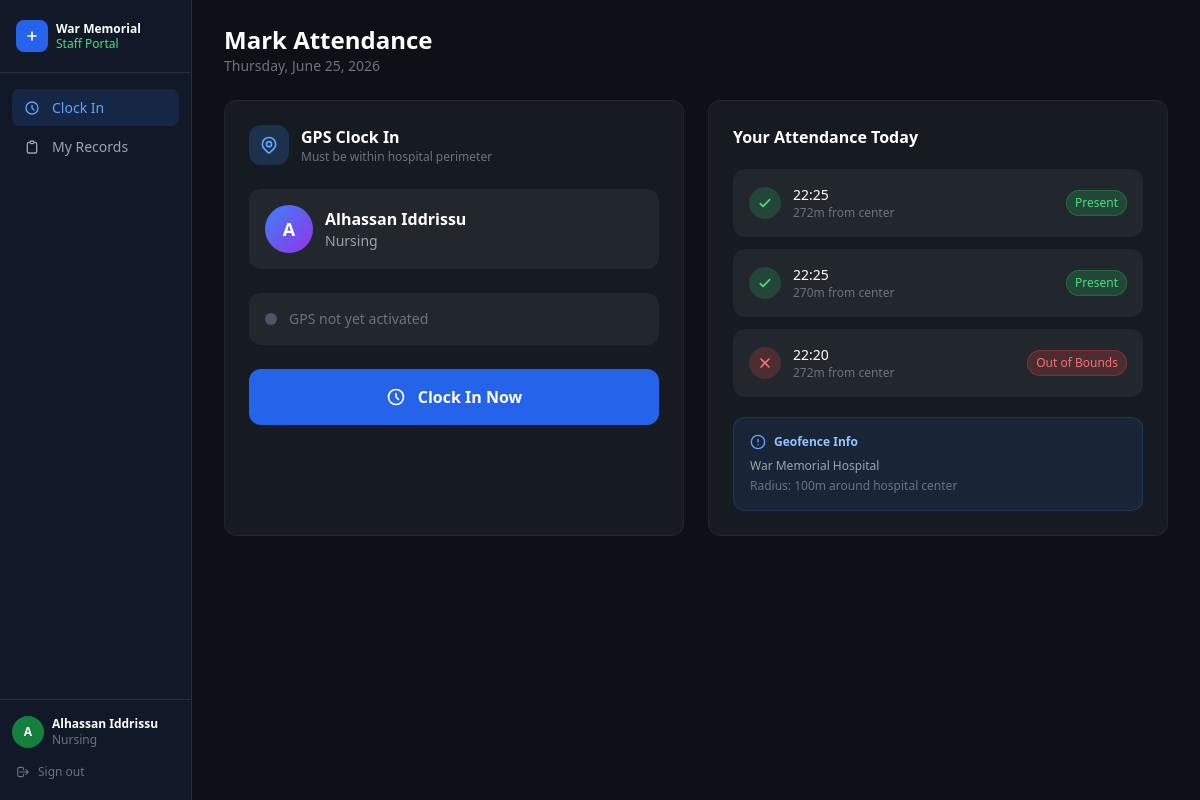
Screenshot of /clock-in/ (signed in) with the database file from the repository.
### core/models.py (models this page shows, shortened)
class Profile(models.Model):
    DEPARTMENTS = [
        ('ADMIN', 'Administration'),
        ('NURSING', 'Nursing'),
        ('MEDICAL', 'Medical/Doctors'),
        ('LAB', 'Laboratory'),
        ('PHARMACY', 'Pharmacy'),
        ('OTHER', 'Support Staff'),
    ]
    user = models.OneToOneField(User, on_delete=models.CASCADE)
    department = models.CharField(max_length=20, choices=DEPARTMENTS)

class AttendanceRecord(models.Model):
    staff = models.ForeignKey(User, on_delete=models.CASCADE)
    timestamp = models.DateTimeField(auto_now_add=True)
    status = models.CharField(max_length=20)  # "Present" or "Out of Bounds"
    distance_from_center = models.FloatField(help_text="Distance in meters")

class HospitalBranch(models.Model):
    name = models.CharField(max_length=100, default="War Memorial Hospital")
    latitude = models.FloatField()
    longitude = models.FloatField()
    radius_meters = models.PositiveIntegerField(default=200)

### core/views.py (the view, shortened to what this page needs)
# urls.py: path('clock-in/', views.mark_attendance, name='mark_attendance'),
@login_required
def mark_attendance(request):
    today = date.today()
    today_records = AttendanceRecord.objects.filter(
        staff=request.user, timestamp__date=today
    ).order_by('-timestamp')
    return render(request, 'core/clock_in.html', {
        'today': today,
        'today_records': today_records,
        'hospital': HospitalBranch.objects.first(),
    })

### core/templates/core/clock_in.html (shortened to what this page needs)
{% extends "base_staff.html" %}
{% block nav_clockin %}active{% endblock %}
{% block content %}
<div class="flex-1 overflow-y-auto px-8 py-6">
    <div class="mb-6">
        <h1 class="text-2xl font-bold text-white">Mark Attendance</h1>
        <p class="text-gray-500 text-sm">{{ today|date:"l, F j, Y" }}</p>
    </div>
    <div class="grid grid-cols-2 gap-6">
        <div class="stat-card rounded-xl p-6">
            <div class="flex items-center gap-3 mb-6">
                <div class="w-10 h-10 bg-blue-500/20 rounded-xl flex items-center justify-center">
                </div>
                <div>
                    <h2 class="text-white font-semibold">GPS Clock In</h2>
                    <p class="text-gray-500 text-xs">Must be within hospital perimeter</p>
                </div>
            </div>
            <div class="flex items-center gap-3 bg-white/5 rounded-xl p-4 mb-6">
                <div class="w-12 h-12 rounded-full bg-gradient-to-br from-blue-500 to-purple-600 flex items-center justify-center text-white text-lg font-bold flex-shrink-0">
                    {{ user.first_name|first|default:user.username|first|upper }}
                </div>
                <div>
                    <p class="text-white font-semibold">{{ user.get_full_name|default:user.username }}</p>
                    <p class="text-gray-400 text-sm">{{ user.profile.get_department_display|default:"Staff" }}</p>
                </div>
            </div>
            <div id="gps-status" class="flex items-center gap-3 bg-white/5 rounded-xl p-4 mb-6">
                <div id="gps-dot" class="w-3 h-3 rounded-full bg-gray-600 flex-shrink-0"></div>
                <p id="gps-text" class="text-gray-500 text-sm">GPS not yet activated</p>
            </div>
            <button id="clock-in-btn"
                class="w-full bg-blue-600 hover:bg-blue-500 text-white font-semibold py-4 rounded-xl transition-all flex items-center justify-center gap-3 text-base disabled:opacity-50 disabled:cursor-not-allowed">
                <svg class="w-5 h-5" fill="none" stroke="currentColor" stroke-width="2" viewBox="0 0 24 24"><path stroke-linecap="round" stroke-linejoin="round" d="M12 8v4l3 3m6-3a9 9 0 11-18 0 9 9 0 0118 0z"/></svg>
                Clock In Now
            </button>
        </div>
        <div class="stat-card rounded-xl p-6">
            <h2 class="text-white font-semibold mb-5">Your Attendance Today</h2>
            {% if today_records %}
            <div class="space-y-3">
                {% for record in today_records %}
                <div class="flex items-center justify-between bg-white/5 rounded-xl p-4">
                    <div class="flex items-center gap-3">
                        <div class="w-8 h-8 rounded-full flex items-center justify-center
                            {% if record.status == 'Present' %}bg-green-500/20{% else %}bg-red-500/20{% endif %}">
                            {% if record.status == "Present" %}
                            <svg class="w-4 h-4 text-green-400" fill="none" stroke="currentColor" stroke-width="2.5" viewBox="0 0 24 24"><path stroke-linecap="round" stroke-linejoin="round" d="M5 13l4 4L19 7"/></svg>
                            {% else %}
                            <svg class="w-4 h-4 text-red-400" fill="none" stroke="currentColor" stroke-width="2.5" viewBox="0 0 24 24"><path stroke-linecap="round" stroke-linejoin="round" d="M6 18L18 6M6 6l12 12"/></svg>
                            {% endif %}
                        </div>
                        <div>
                            <p class="text-white text-sm font-medium">{{ record.timestamp|date:"H:i" }}</p>
                            <p class="text-gray-500 text-xs">{{ record.distance_from_center|floatformat:0 }}m from center</p>
                        </div>
                    </div>
                    <span class="px-2 py-1 text-xs font-medium rounded-full
                        {% if record.status == 'Present' %}bg-green-500/20 text-green-400 border border-green-500/30
                        {% else %}bg-red-500/20 text-red-400 border border-red-500/30{% endif %}">
                        {{ record.status }}
                    </span>
                </div>
                {% endfor %}
            </div>
            {% endif %}
            <div class="mt-5 bg-blue-500/10 border border-blue-500/20 rounded-xl p-4">
                <div class="flex items-center gap-2 mb-2">
                    <svg class="w-4 h-4 text-blue-400" fill="none" stroke="currentColor" stroke-width="2" viewBox="0 0 24 24"><circle cx="12" cy="12" r="10"/><path stroke-linecap="round" stroke-linejoin="round" d="M12 8v4m0 4h.01"/></svg>
                    <p class="text-blue-300 text-xs font-semibold">Geofence Info</p>
                </div>
                {% if hospital %}
                <p class="text-gray-400 text-xs">{{ hospital.name }}</p>
                <p class="text-gray-500 text-xs mt-1">Radius: {{ hospital.radius_meters }}m around hospital center</p>
                {% else %}
                <p class="text-gray-500 text-xs">No hospital location configured</p>
                {% endif %}
            </div>
        </div>
    </div>
</div>
{% endblock %}

### core/templates/base_staff.html (shortened to what this page needs)
<!DOCTYPE html>
<html lang="en">
<head>
    <script src="https://cdn.tailwindcss.com"></script>
</head>
<body class="flex h-screen overflow-hidden">
    <aside class="w-48 flex-shrink-0 flex flex-col border-r border-white/10" style="background:#111827;">
        <div class="px-4 py-5 border-b border-white/10">
            <div class="flex items-center gap-2">
                <div class="w-8 h-8 bg-blue-600 rounded-lg flex items-center justify-center flex-shrink-0">
                    <svg class="w-4 h-4 text-white" fill="none" stroke="currentColor" stroke-width="2.5" viewBox="0 0 24 24">
                        <path stroke-linecap="round" stroke-linejoin="round" d="M12 6v6m0 0v6m0-6h6m-6 0H6"/>
                    </svg>
                </div>
                <div class="min-w-0">
                    <p class="text-white font-bold text-xs leading-tight">War Memorial</p>
                    <p class="text-green-400 text-xs">Staff Portal</p>
                </div>
            </div>
        </div>
        <nav class="flex-1 px-3 py-4 space-y-0.5">
            <a href="{% url 'mark_attendance' %}" class="nav-link {% block nav_clockin %}{% endblock %}">
                <svg class="w-4 h-4 flex-shrink-0" fill="none" stroke="currentColor" stroke-width="2" viewBox="0 0 24 24"><path stroke-linecap="round" stroke-linejoin="round" d="M12 8v4l3 3m6-3a9 9 0 11-18 0 9 9 0 0118 0z"/></svg>
                Clock In
            </a>
            <a href="{% url 'my_records' %}" class="nav-link {% block nav_my_records %}{% endblock %}">
                <svg class="w-4 h-4 flex-shrink-0" fill="none" stroke="currentColor" stroke-width="2" viewBox="0 0 24 24"><path stroke-linecap="round" stroke-linejoin="round" d="M9 5H7a2 2 0 00-2 2v12a2 2 0 002 2h10a2 2 0 002-2V7a2 2 0 00-2-2h-2M9 5a2 2 0 002 2h2a2 2 0 002-2M9 5a2 2 0 012-2h2a2 2 0 012 2"/></svg>
                My Records
            </a>
        </nav>
        <div class="px-3 py-4 border-t border-white/10">
            <div class="flex items-center gap-2 mb-3">
                <div class="w-8 h-8 rounded-full bg-green-700 flex items-center justify-center text-white text-xs font-bold flex-shrink-0">
                    {{ user.first_name|first|default:user.username|first|upper }}
                </div>
                <div class="min-w-0">
                    <p class="text-white text-xs font-semibold truncate">{{ user.get_full_name|default:user.username }}</p>
                    <p class="text-gray-500 text-xs truncate">{{ user.profile.get_department_display|default:"Staff" }}</p>
                </div>
            </div>
            <form method="post" action="{% url 'logout' %}">
                <button class="w-full flex items-center gap-2 text-xs text-gray-500 hover:text-red-400 transition px-1 py-1">
                    <svg class="w-3.5 h-3.5" fill="none" stroke="currentColor" stroke-width="2" viewBox="0 0 24 24"><path stroke-linecap="round" stroke-linejoin="round" d="M17 16l4-4m0 0l-4-4m4 4H7m6 4v1a3 3 0 01-3 3H6a3 3 0 01-3-3V7a3 3 0 013-3h4a3 3 0 013 3v1"/></svg>
                    Sign out
                </button>
            </form>
        </div>
    </aside>
    <div class="flex-1 flex flex-col overflow-hidden">
        {% block content %}{% endblock %}
    </div>
</body>
</html>

### core/templates/base_staff.html (style rules this page uses)
body { background-color: #0d1117; color: #e6edf3; }
.nav-link { display:flex; align-items:center; gap:0.75rem; padding:0.5rem 0.75rem; border-radius:0.5rem; font-size:0.875rem; color:#9ca3af; transition:all 0.15s; }
.nav-link.active { background:rgba(59,130,246,0.15); color:#60a5fa; }
.stat-card { background:#161b22; border:1px solid #21262d; }

### rows the page displays
AttendanceRecord: timestamp "22:25", distance_from_center "272", status "Present"
AttendanceRecord: timestamp "22:25", distance_from_center "270", status "Present"
AttendanceRecord: timestamp "22:20", distance_from_center "272", status "Out of Bounds"
HospitalBranch: name "War Memorial Hospital", radius_meters "100"

### other values shown
{{ user.first_name|first|default:user.username|first|upper }} "A"
{{ user.get_full_name|default:user.username }} "Alhassan Iddrissu"
{{ user.profile.get_department_display|default:"Staff" }} "Nursing"
